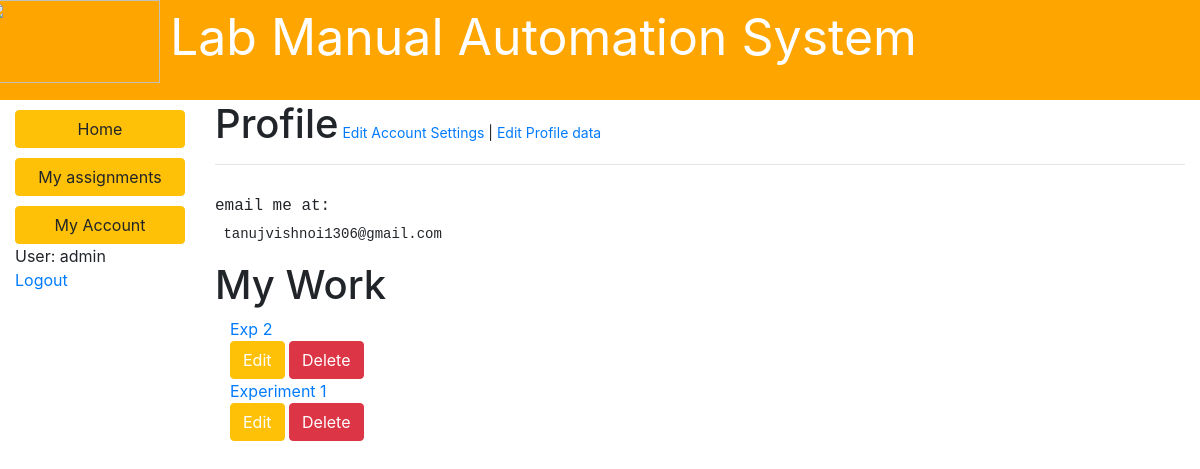
/blog/profile/ (signed in), run on an earlier commit of the app's database.
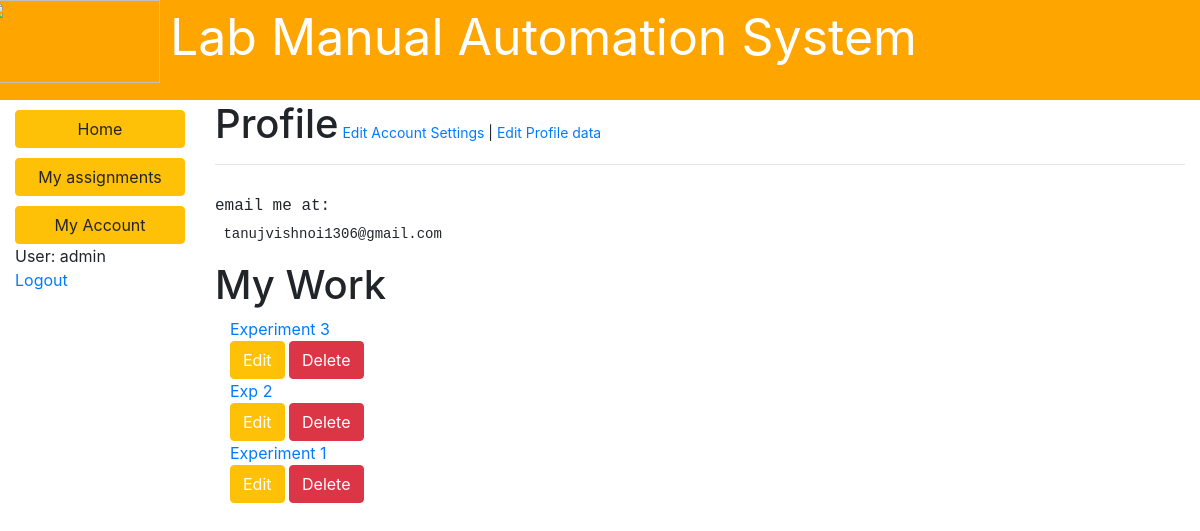
And on a later commit of the database.
### blog/models.py (models this page shows, shortened)
class Assignment(models.Model):
	title=models.CharField(max_length=200)
	author=models.ForeignKey("UserProfile", on_delete=models.SET_NULL, null=True)
	timestamp=models.DateTimeField(auto_now=False,auto_now_add=True)
	publish=models.DateField(auto_now=False,auto_now_add=False)
	file_pdf=models.FileField(null=True, blank=True)
	Rmin = models.IntegerField(default=0)
	Rmax = models.IntegerField(default=800)
	class Meta:
		ordering = ["-timestamp"]
	def __str__(self):
		return (self.title)

### blog/views.py (the view)
def profile(request):
	args={"user":request.user}
	return render(request,'profile.html',args)

### blog/templates/profile.html (shortened to what this page needs)
{% extends "base_generic.html" %}
{% block content %}
<h1>Profile<small style="font-size: 14px"> <a href="{% url 'edit_profile'%}"> Edit Account Settings</a>
|<a href="{% url 'edit_user_profile'%}"> Edit Profile data</a></small></h1>
<hr>
<div class="row">
<div class="col-sm-6">
</div>
<div class="col-sm-6">
</div>
</div>
<pre><h6>email me at:</h6> {{ user.email }}</pre>
<div class="row">
<div class="col-sm-4">
<h1>My Work</h1>
{% for blog in user.userprofile.assignment_set.all  %}
	<div class="container" class="row">
		<a href="{% url 'blog-detail' blog.pk  %}">{{blog}}</a>
		<div >
 		<a class="btn btn-warning" style="color: white" href="{% url 'update' blog.pk %}">Edit</a>
 		<a  class="btn btn-danger" style="color: white" href="{% url 'delete' blog.pk %}"> Delete</a>
 		</div>
 	</div>
{% endfor %}
  </div>
</div>
</div>
{% endblock %}

What changed in the data, as far as the page shows it:
added Assignment: title "Experiment 3"
